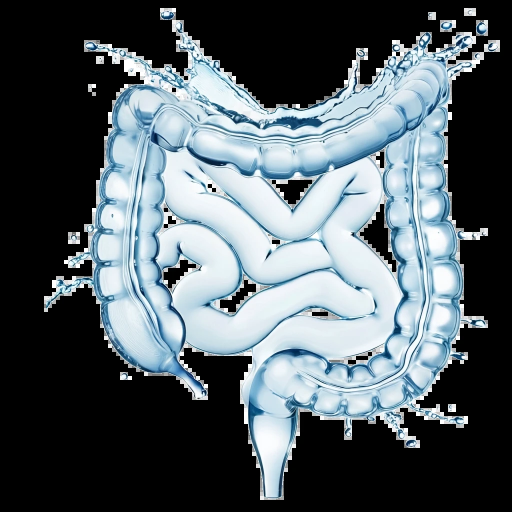
#> input picture iasihealth/images/colon-illustration.webp, 1024 x 1024 px (shown at 1/2 size)
$ python -i grade.py   (imports and definitions only)
#> lines starting #> are read from the running program, lines starting #| are printed output that depends on the picture
### video/grade/oklab.py
import numpy as np
def srgb_to_lin(c): return np.where(c<=0.04045, c/12.92, ((c+0.055)/1.055)**2.4)
def lin_to_srgb(c):
    c=np.clip(c,0,1); return np.where(c<=0.0031308, c*12.92, 1.055*c**(1/2.4)-0.055)
M1=np.array([[0.4122214708,0.5363325363,0.0514459929],[0.2119034982,0.6806995451,0.1073969566],[0.0883024619,0.2817188376,0.6299787005]])
M2=np.array([[0.2104542553,0.7936177850,-0.0040720468],[1.9779984951,-2.4285922050,0.4505937099],[0.0259040371,0.7827717662,-0.8086757660]])
def rgb_to_oklab(rgb):
    lms=srgb_to_lin(rgb)@M1.T; return np.cbrt(lms)@M2.T
def oklab_to_rgb(lab):
    lms=(lab@np.linalg.inv(M2).T)**3; return lin_to_srgb(lms@np.linalg.inv(M1).T)

### video/grade/grade.py
import numpy as np
from PIL import Image, ImageFilter
from oklab import *
def ss(e0,e1,x): t=np.clip((x-e0)/(e1-e0),0,1); return t*t*(3-2*t)
P=dict(mid_cool=0.40, hi_cool=1.0, sh_cool=0.85, cast_cap=0.065,
       blue_sh=0.030, blue_mid=0.008, blue_hi=0.014, protect_lo=0.085, protect_hi=0.15,
       contrast=1.25, pivot=0.45, black=0.02, hi_lift=0.04, chroma=1.22, skin_boost=1.18,
       bloom=0.22, bloom_thr=0.72)
U70=np.array([np.cos(np.radians(70)),np.sin(np.radians(70))])
U255=np.array([np.cos(np.radians(255)),np.sin(np.radians(255))])

def sky_night(L,a,b,C,h,w,broad):
    """Turn golden sky into moonlit night-blue. w = spatial weight (0..1)."""
    if broad:   # moon shots: whole dusky sky band
        q=ss(40,55,h)*(1-ss(90,110,h))*(1-ss(0.10,0.14,C))*ss(0.20,0.30,L)
    else:       # city shots: only bright, clearly golden glow (not faces)
        q=ss(58,66,h)*(1-ss(88,100,h))*ss(0.065,0.085,C)*(1-ss(0.13,0.16,C))*ss(0.56,0.62,L)
    k=w*q*(0.6 if broad else 1.0)
    moon=ss(0.66,0.80,L)                       # keep the moon disc bright white
    tgtC=(0.034 if broad else 0.045)*(1-moon)+0.012*moon
    a2=U255[0]*tgtC; b2=U255[1]*tgtC
    L2=L*(1-(0.06 if broad else 0.12)*(1-moon))                     # deepen sky slightly, not the moon
    return L+(L2-L)*k, a+(a2-a)*k, b+(b2-b)*k

def grade(rgb, skyw=None, broad=False, p=P):
    lab=rgb_to_oklab(rgb); L,a,b=lab[...,0],lab[...,1],lab[...,2]
    C=np.hypot(a,b); h=np.degrees(np.arctan2(b,a))%360
    if skyw is not None:
        L,a,b=sky_night(L,a,b,C,h,skyw,broad); C=np.hypot(a,b)
    # 1) remove golden cast: strong in highlights/shadows, gentle in skin midtones; saturated colors protected
    along=a*U70[0]+b*U70[1]
    amt=p['mid_cool']+(p['hi_cool']-p['mid_cool'])*ss(0.50,0.66,L)+(p['sh_cool']-p['mid_cool'])*(1-ss(0.18,0.38,L))
    protect=1-ss(p['protect_lo'],p['protect_hi'],C)
    sub=np.clip(along,0,p['cast_cap'])*amt*protect
    a=a-sub*U70[0]; b=b-sub*U70[1]
    # 2) moonlight tint: blue shadows, clean cool highlights, light touch in mids
    tint=p['blue_sh']*(1-ss(0.12,0.42,L))+p['blue_mid']*ss(0.3,0.5,L)*(1-ss(0.5,0.62,L))+p['blue_hi']*ss(0.52,0.7,L)*(1-ss(0.9,1.0,L))
    tint=tint*(0.4+0.6*protect)*ss(0.0,0.06,L)
    a=a+tint*U255[0]; b=b+tint*U255[1]
    # 3) contrast S-curve + highlight lift
    x=L; k=p['contrast']; pv=p['pivot']
    Ls=np.where(x<pv, pv*(np.clip(x,0,None)/pv)**k, pv+(1-pv)*(1-np.clip(1-(x-pv)/(1-pv),0,None)**k))
    Ls=p['black']+(1-p['black'])*Ls+p['hi_lift']*ss(0.6,0.95,x)*(1-ss(0.95,1,x))
    Ls=np.clip(Ls,0,1)
    # 4) vibrance, extra for skin/red hues
    C2=np.hypot(a,b); h2=np.degrees(np.arctan2(b,a))%360
    skin=ss(15,35,h2)*(1-ss(62,80,h2))
    gain=p['chroma']*(1+(p['skin_boost']-1)*skin)
    gain=1+(gain-1)*(1-ss(0.18,0.3,C2))
    out=oklab_to_rgb(np.stack([Ls,a*gain,b*gain],-1))
    # 5) soft cool bloom on bright highlights (moon, lights, whites)
    if p['bloom']>0:
        H,W=Ls.shape
        m=ss(p['bloom_thr'],0.95,Ls)
        small=Image.fromarray((m*255).astype(np.uint8)).resize((W//4,H//4),Image.BILINEAR)
        g=np.asarray(small.filter(ImageFilter.GaussianBlur(10)).resize((W,H),Image.BILINEAR)).astype(np.float32)/255
        glow=g[...,None]*np.array([0.86,0.93,1.0])*p['bloom']
        out=1-(1-out)*(1-glow)   # screen
    return np.clip(out,0,1)

>>> import cv2
>>> picture = cv2.imread('../../iasihealth/images/colon-illustration.webp', cv2.IMREAD_GRAYSCALE)
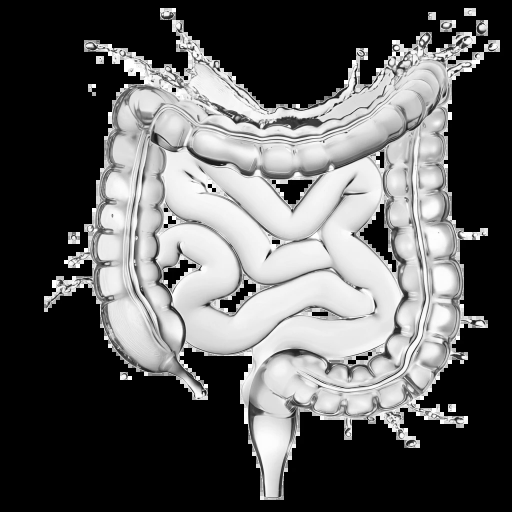
#> picture: shape (1024, 1024) (shown at 1/2 size); min 0, max 255, mean 92.2
>>> result = grade(picture)
#> in srgb_to_lin, `def srgb_to_lin(c): return np.where(c<=0.04045, c/12.92, ((c+0.055)/1...`:
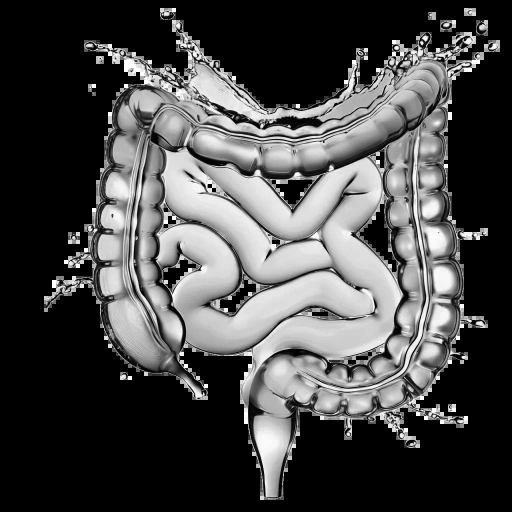
#> returned value: shape (1024, 1024) float64 (shown at 1/2 size); min 0, max 524946.8, mean 149380.9; drawn with min black and max white
#> (the run stopped early here; a loop or call above may not have finished)
